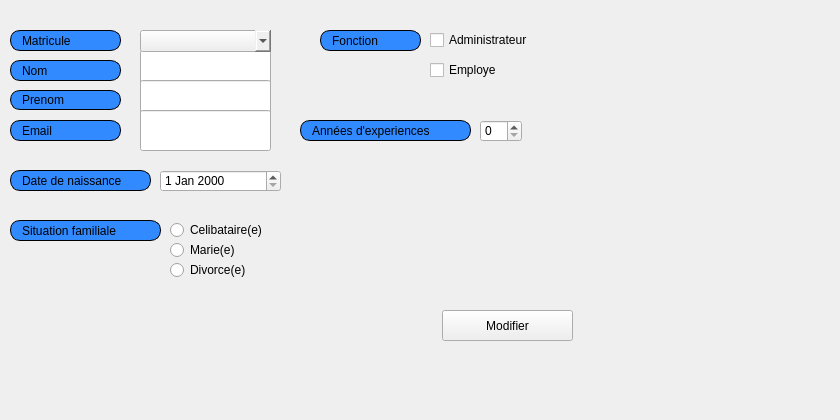
     <widget class="QWidget" name="tab_14">
      <attribute name="title">
       <string>Modifier</string>
      </attribute>
      <widget class="QLineEdit" name="nom_employe_modifier">
       <property name="geometry">
        <rect>
         <x>140</x>
         <y>50</y>
         <width>131</width>
         <height>41</height>
        </rect>
       </property>
      </widget>
      <widget class="QLineEdit" name="prenom_employe_modifier">
       <property name="geometry">
        <rect>
         <x>140</x>
         <y>80</y>
         <width>131</width>
         <height>41</height>
        </rect>
       </property>
      </widget>
      <widget class="QLineEdit" name="email_employe_modifier">
       <property name="geometry">
        <rect>
         <x>140</x>
         <y>110</y>
         <width>131</width>
         <height>41</height>
        </rect>
       </property>
      </widget>
      <widget class="QDateEdit" name="date_employe_modifier">
       <property name="geometry">
        <rect>
         <x>160</x>
         <y>170</y>
         <width>121</width>
         <height>22</height>
        </rect>
       </property>
       <property name="styleSheet">
        <string notr="true">font: bold, &quot;Arial&quot;;;</string>
       </property>
      </widget>
      <widget class="QLabel" name="label_9">
       <property name="geometry">
        <rect>
         <x>10</x>
         <y>30</y>
         <width>111</width>
         <height>21</height>
        </rect>
       </property>
       <property name="styleSheet">
        <string notr="true">border: 1px solid black;
border-radius: 10px;
padding: 0 8px;
background: #318aff;
font: bold, &quot;Arial&quot;;;
text-align:center;
</string>
       </property>
       <property name="text">
        <string>Matricule</string>
       </property>
      </widget>
      <widget class="QLabel" name="label_10">
       <property name="geometry">
        <rect>
         <x>10</x>
         <y>60</y>
         <width>111</width>
         <height>21</height>
        </rect>
       </property>
       <property name="styleSheet">
        <string notr="true">border: 1px solid black;
border-radius: 10px;
padding: 0 8px;
background: #318aff;
font: bold, &quot;Arial&quot;;;
text-align:center;
</string>
       </property>
       <property name="text">
        <string>Nom</string>
       </property>
      </widget>
      <widget class="QLabel" name="label_11">
       <property name="geometry">
        <rect>
         <x>10</x>
         <y>90</y>
         <width>111</width>
         <height>20</height>
        </rect>
       </property>
       <property name="styleSheet">
        <string notr="true">border: 1px solid black;
border-radius: 10px;
padding: 0 8px;
background: #318aff;
font: bold, &quot;Arial&quot;;;
text-align:center;
</string>
       </property>
       <property name="text">
        <string>Prenom</string>
       </property>
      </widget>
      <widget class="QLabel" name="label_12">
       <property name="geometry">
        <rect>
         <x>10</x>
         <y>170</y>
         <width>141</width>
         <height>21</height>
        </rect>
       </property>
       <property name="styleSheet">
        <string notr="true">border: 1px solid black;
border-radius: 10px;
padding: 0 8px;
background: #318aff;
font: bold, &quot;Arial&quot;;;
text-align:center;
</string>
       </property>
       <property name="text">
        <string>Date de naissance</string>
       </property>
      </widget>
      <widget class="QLabel" name="label_13">
       <property name="geometry">
        <rect>
         <x>10</x>
         <y>120</y>
         <width>111</width>
         <height>21</height>
        </rect>
       </property>
       <property name="styleSheet">
        <string notr="true">border: 1px solid black;
border-radius: 10px;
padding: 0 8px;
background: #318aff;
font: bold, &quot;Arial&quot;;;
text-align:center;
</string>
       </property>
       <property name="text">
        <string>Email</string>
       </property>
      </widget>
      <widget class="QLabel" name="label_14">
       <property name="geometry">
        <rect>
         <x>10</x>
         <y>220</y>
         <width>151</width>
         <height>21</height>
        </rect>
       </property>
       <property name="styleSheet">
        <string notr="true">border: 1px solid black;
border-radius: 10px;
padding: 0 8px;
background: #318aff;
font: bold, &quot;Arial&quot;;;
text-align:center;
</string>
       </property>
       <property name="text">
        <string>Situation familiale</string>
       </property>
      </widget>
      <widget class="QRadioButton" name="situationfamilialeC_employe_modifier">
       <property name="geometry">
        <rect>
         <x>170</x>
         <y>220</y>
         <width>95</width>
         <height>20</height>
        </rect>
       </property>
       <property name="styleSheet">
        <string notr="true">font: bold, &quot;Arial&quot;;;</string>
       </property>
       <property name="text">
        <string>Celibataire(e)</string>
       </property>
      </widget>
      <widget class="QRadioButton" name="situationfamilialeM_employe_modifier">
       <property name="geometry">
        <rect>
         <x>170</x>
         <y>240</y>
         <width>95</width>
         <height>20</height>
        </rect>
       </property>
       <property name="styleSheet">
        <string notr="true">font: bold, &quot;Arial&quot;;;</string>
       </property>
       <property name="text">
        <string>Marie(e)</string>
       </property>
      </widget>
      <widget class="QRadioButton" name="situationfamilialeD_employe_modifier">
       <property name="geometry">
        <rect>
         <x>170</x>
         <y>260</y>
         <width>95</width>
         <height>20</height>
        </rect>
       </property>
       <property name="styleSheet">
        <string notr="true">font: bold, &quot;Arial&quot;;;</string>
       </property>
       <property name="text">
        <string>Divorce(e)</string>
       </property>
      </widget>
      <widget class="QCheckBox" name="fonctionA_employe_modifier">
       <property name="geometry">
        <rect>
         <x>430</x>
         <y>30</y>
         <width>121</width>
         <height>20</height>
        </rect>
       </property>
       <property name="styleSheet">
        <string notr="true">font: bold, &quot;Arial&quot;;;</string>
       </property>
       <property name="text">
        <string>Administrateur</string>
       </property>
      </widget>
      <widget class="QSpinBox" name="anneesex_employe_modifier">
       <property name="geometry">
        <rect>
         <x>480</x>
         <y>120</y>
         <width>42</width>
         <height>22</height>
        </rect>
       </property>
       <property name="styleSheet">
        <string notr="true">font: bold, &quot;Arial&quot;;;</string>
       </property>
      </widget>
      <widget class="QLabel" name="label_15">
       <property name="geometry">
        <rect>
         <x>300</x>
         <y>120</y>
         <width>171</width>
         <height>21</height>
        </rect>
       </property>
       <property name="styleSheet">
        <string notr="true">border: 1px solid black;
border-radius: 10px;
padding: 0 8px;
background: #318aff;
font: bold, &quot;Arial&quot;;;
text-align:center;
</string>
       </property>
       <property name="text">
        <string>Années d'experiences</string>
       </property>
      </widget>
      <widget class="QCheckBox" name="fonctionE_employe_modifier">
       <property name="geometry">
        <rect>
         <x>430</x>
         <y>60</y>
         <width>101</width>
         <height>20</height>
        </rect>
       </property>
       <property name="styleSheet">
        <string notr="true">font: bold, &quot;Arial&quot;;;</string>
       </property>
       <property name="text">
        <string>Employe</string>
       </property>
      </widget>
      <widget class="QLabel" name="label_16">
       <property name="geometry">
        <rect>
         <x>320</x>
         <y>30</y>
         <width>101</width>
         <height>21</height>
        </rect>
       </property>
       <property name="styleSheet">
        <string notr="true">border: 1px solid black;
border-radius: 10px;
padding: 0 8px;
background: #318aff;
font: bold, &quot;Arial&quot;;;
text-align:center;
</string>
       </property>
       <property name="text">
        <string>Fonction</string>
       </property>
      </widget>
      <widget class="QComboBox" name="matricule_employe_modifier">
       <property name="geometry">
        <rect>
         <x>140</x>
         <y>30</y>
         <width>151</width>
         <height>22</height>
        </rect>
       </property>
       <property name="styleSheet">
        <string notr="true">QComboBox {
    margin-right: 20px;
}
QComboBox::drop-down {
    subcontrol-origin: margin;
}</string>
       </property>
      </widget>
      <widget class="QPushButton" name="modifier_employe">
       <property name="geometry">
        <rect>
         <x>442</x>
         <y>310</y>
         <width>131</width>
         <height>31</height>
        </rect>
       </property>
       <property name="styleSheet">
        <string notr="true">#modifier_employe{
font: bold, &quot;Arial&quot;;;     background-color: qlineargradient(x1: 0, y1: 0, x2: 0, y2: 1,
                                       stop: 0 #dadbde, stop: 1 #f6f7fa);
}
#modifier_employe:pressed {
font: bold, &quot;Arial&quot;;;     background-color: qlineargradient(x1: 0, y1: 0, x2: 0, y2: 1,
                                       stop: 0 #dadbde, stop: 1 #fff07b);


}</string>
       </property>
       <property name="text">
        <string>Modifier</string>
       </property>
       <property name="icon">
        <iconset resource="ressources.qrc">
         <normaloff>:/images/img/B.png</normaloff>:/images/img/B.png</iconset>
       </property>
      </widget>
      <widget class="QLabel" name="label_33">
       <property name="geometry">
        <rect>
         <x>-10</x>
         <y>-10</y>
         <width>831</width>
         <height>411</height>
        </rect>
       </property>
       <property name="text">
        <string/>
       </property>
       <property name="pixmap">
        <pixmap resource="ressources.qrc">:/images/img/imf.jpg</pixmap>
       </property>
       <property name="scaledContents">
        <bool>true</bool>
       </property>
      </widget>
      <zorder>label_33</zorder>
      <zorder>nom_employe_modifier</zorder>
      <zorder>prenom_employe_modifier</zorder>
      <zorder>email_employe_modifier</zorder>
      <zorder>date_employe_modifier</zorder>
      <zorder>label_9</zorder>
      <zorder>label_10</zorder>
      <zorder>label_11</zorder>
      <zorder>label_12</zorder>
      <zorder>label_13</zorder>
      <zorder>label_14</zorder>
      <zorder>situationfamilialeC_employe_modifier</zorder>
      <zorder>situationfamilialeM_employe_modifier</zorder>
      <zorder>situationfamilialeD_employe_modifier</zorder>
      <zorder>fonctionA_employe_modifier</zorder>
      <zorder>anneesex_employe_modifier</zorder>
      <zorder>label_15</zorder>
      <zorder>fonctionE_employe_modifier</zorder>
      <zorder>label_16</zorder>
      <zorder>matricule_employe_modifier</zorder>
      <zorder>modifier_employe</zorder>
     </widget>
